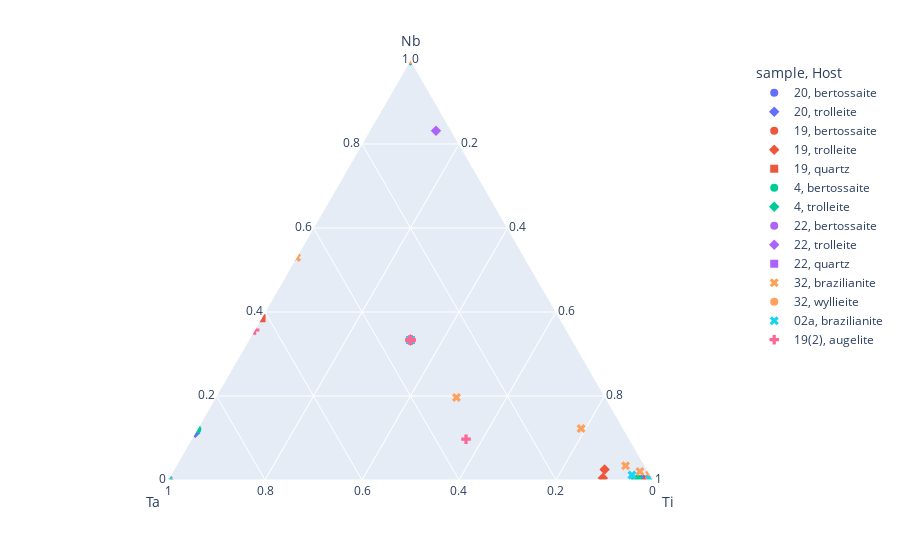

This figure's notebook cell:
### Code cell
#normalization function - written by Bram Paredis
def normalize(data, total=None):
    """Normalize data to 100%"""
    if total is None:
        total = data.sum(axis=1)
    return data.divide(total, axis=0) * 100


A = 'Nb'
B = 'Ta'
C = 'Ti'

#define subset within dataset
df_subset = df_FI.loc[:, [A, B, C]]

#normalize subset using function defined above
df_subset_normalized = normalize(df_subset)
#combine calculated data with metadata
df_subset_normalized[['sample', 'piece', 'field', 'analysis', 'Host', 'Info']] = df_data_bdl[['sample', 'piece', 'field', 'analysis', 'Host', 'Info']]

#ternary plot of normalized subset

fig2 = px.scatter_ternary(df_subset_normalized, a=A, b=B, c=C,
                          hover_data=["piece",'field','analysis',"Info"],
                          symbol = "Host", color="sample")

fig2.update_traces(marker=dict(size=8),
                  selector=dict(mode='markers'))

#fig.write_image("ternary_test.pdf")
fig2.show()

### Figure 1 — Plotly figure (JSON) as saved in the notebook; plotly's stock layout.template omitted (floating-point values rounded to 4 significant figures)
{"data": [{"a": [33.33, 33.33, 33.33, 33.33, 0.141, 33.33, 33.33, 33.33, 33.33, 0.006966, 33.33, 0.2757, 33.33, 33.33, 33.33, 33.33, 0.0008013], "b": [33.33, 33.33, 33.33, 33.33, 0.3927, 33.33, 33.33, 33.33, 33.33, 0.006966, 33.33, 2.011, 33.33, 33.33, 33.33, 33.33, 0.0008013], "c": [33.33, 33.33, 33.33, 33.33, 99.47, 33.33, 33.33, 33.33, 33.33, 99.99, 33.33, 97.71, 33.33, 33.33, 33.33, 33.33, 100.0], "customdata": [["B", 4, 1, ""], ["B", 4, 2, ""], ["B", 4, "3b", ""], ["B", 2, 1, "2shots"], ["B", 2, 2, "maybe-not"], ["B", 2, 3, "3shots"], ["B", 2, 4, "3shots"], ["B", 2, 5, "3shots"], ["B", 2, 7, ""], ["B", 4, 6, ""], ["B", 4, 7, "3shots"], ["B", 4, 9, ""], ["C", 1, 1, "3shots"], ["C", 1, 2, "2shots"], ["C", 1, 4, "2shots"], ["C", 1, 8, "2shots"], ["C", 1, 9, ""]], "hovertemplate": "sample=20<br>Host=bertossaite<br>Nb=%{a}<br>Ta=%{b}<br>Ti=%{c}<br>piece=%{customdata[0]}<br>field=%{customdata[1]}<br>analysis=%{customdata[2]}<br>Info=%{customdata[3]}<extra></extra>", "legendgroup": "20, bertossaite", "marker": {"color": "#636efa", "size": 8, "symbol": "circle"}, "mode": "markers", "name": "20, bertossaite", "showlegend": true, "subplot": "ternary", "type": "scatterternary"}, {"a": [11.22, 0.001722, 0.6261, 33.33, 0.006051, 33.33, 33.33, 0.01584, 33.33, 99.94], "b": [88.77, 0.001722, 0.000855, 33.33, 99.99, 33.33, 33.33, 99.97, 33.33, 0.02863], "c": [0.009092, 100.0, 99.37, 33.33, 0.006051, 33.33, 33.33, 0.01584, 33.33, 0.02863], "customdata": [["J", 1, 1, ""], ["J", 1, "2b", ""], ["J", 1, 3, ""], ["E", 1, 1, "trl-real?"], ["E", 1, 2, "trl"], ["E", 1, 3, "trl"], ["E", 1, 4, "trl"], ["E", 1, 5, "trl-Xtl-rich"], ["E", 1, 7, "trl"], ["E", 1, 8, "trl"]], "hovertemplate": "sample=20<br>Host=trolleite<br>Nb=%{a}<br>Ta=%{b}<br>Ti=%{c}<br>piece=%{customdata[0]}<br>field=%{customdata[1]}<br>analysis=%{customdata[2]}<br>Info=%{customdata[3]}<extra></extra>", "legendgroup": "20, trolleite", "marker": {"color": "#636efa", "size": 8, "symbol": "diamond"}, "mode": "markers", "name": "20, trolleite", "showlegend": true, "subplot": "ternary", "type": "scatterternary"}, {"a": [0.0001458, 0.001439, 33.33, 33.33], "b": [0.0001458, 0.001439, 33.33, 33.33], "c": [100.0, 100.0, 33.33, 33.33], "customdata": [["E", 11, 6, "2shots"], ["E", 11, 7, ""], ["E", 11, 9, "2shots"], ["E", 11, 10, "2shots"]], "hovertemplate": "sample=19<br>Host=bertossaite<br>Nb=%{a}<br>Ta=%{b}<br>Ti=%{c}<br>piece=%{customdata[0]}<br>field=%{customdata[1]}<br>analysis=%{customdata[2]}<br>Info=%{customdata[3]}<extra></extra>", "legendgroup": "19, bertossaite", "marker": {"color": "#EF553B", "size": 8, "symbol": "circle"}, "mode": "markers", "name": "19, bertossaite", "showlegend": true, "subplot": "ternary", "type": "scatterternary"}, {"a": [33.33, 0.002423, 33.33, 33.33, 99.99, 33.33, 2.49, 33.33, 33.33, 7.824e-05, 0.4635, 0.002958, 33.33, 0.001377], "b": [33.33, 100.0, 33.33, 33.33, 0.004155, 33.33, 8.728, 33.33, 33.33, 1.33, 10.11, 99.99, 33.33, 100.0], "c": [33.33, 0.002423, 33.33, 33.33, 0.004155, 33.33, 88.78, 33.33, 33.33, 98.67, 89.43, 0.002958, 33.33, 0.001377], "customdata": [["A", "7b", 6, ""], ["A", "7b", 8, ""], ["A", "7b", 12, ""], ["A", "7b", 7, ""], ["A", "7b", 9, ""], ["A", "7b", 1, ""], ["A", "7b", 11, ""], ["A", "7b", 2, ""], ["B", 1, 2, ""], ["B", 1, 3, ""], ["B", 1, 4, ""], ["B", 1, 5, "trl"], ["B", 1, 6, "trl"], ["B", 1, 7, "trl"]], "hovertemplate": "sample=19<br>Host=trolleite<br>Nb=%{a}<br>Ta=%{b}<br>Ti=%{c}<br>piece=%{customdata[0]}<br>field=%{customdata[1]}<br>analysis=%{customdata[2]}<br>Info=%{customdata[3]}<extra></extra>", "legendgroup": "19, trolleite", "marker": {"color": "#EF553B", "size": 8, "symbol": "diamond"}, "mode": "markers", "name": "19, trolleite", "showlegend": true, "subplot": "ternary", "type": "scatterternary"}, {"a": [38.5, 33.33, 0.7638], "b": [61.47, 33.33, 4.102e-05], "c": [0.03629, 33.33, 99.24], "customdata": [["E", "11b", 2, "Qz-exploded"], ["E", "11b", 3, ""], ["E", "11b", 4, ""]], "hovertemplate": "sample=19<br>Host=quartz<br>Nb=%{a}<br>Ta=%{b}<br>Ti=%{c}<br>piece=%{customdata[0]}<br>field=%{customdata[1]}<br>analysis=%{customdata[2]}<br>Info=%{customdata[3]}<extra></extra>", "legendgroup": "19, quartz", "marker": {"color": "#EF553B", "size": 8, "symbol": "square"}, "mode": "markers", "name": "19, quartz", "showlegend": true, "subplot": "ternary", "type": "scatterternary"}, {"a": [33.33, 33.33, 33.33, 33.33, 0.000268, 0.0003934, 33.33, 0.9823, 12.08, 0.006848, 0.0009707, 0.3138, 33.33, 33.33], "b": [33.33, 33.33, 33.33, 33.33, 2.983, 3.73, 33.33, 0.007765, 87.92, 99.99, 0.0009707, 3.038, 33.33, 33.33], "c": [33.33, 33.33, 33.33, 33.33, 97.02, 96.27, 33.33, 99.01, 0.006039, 0.006848, 100.0, 96.65, 33.33, 33.33], "customdata": [["A", 3, 1, "bts"], ["A", 3, 2, "bts"], ["A", 3, 3, "bts"], ["A", 3, 4, "bts"], ["A", 3, 5, "bts"], ["A", 3, 6, "bts"], ["A", 3, 8, "bts"], ["B", 6, 1, ""], ["B", 6, 6, "3shots"], ["B", 6, 9, ""], ["B", 7, 1, "2shots"], ["B", 7, 2, "2shots"], ["B", 7, 3, ""], ["B", 7, 5, "2shots"]], "hovertemplate": "sample=4<br>Host=bertossaite<br>Nb=%{a}<br>Ta=%{b}<br>Ti=%{c}<br>piece=%{customdata[0]}<br>field=%{customdata[1]}<br>analysis=%{customdata[2]}<br>Info=%{customdata[3]}<extra></extra>", "legendgroup": "4, bertossaite", "marker": {"color": "#00cc96", "size": 8, "symbol": "circle"}, "mode": "markers", "name": "4, bertossaite", "showlegend": true, "subplot": "ternary", "type": "scatterternary"}, {"a": [0.01456, 0.01026, 33.33, 99.9, 33.33], "b": [99.97, 99.98, 33.33, 0.04772, 33.33], "c": [0.01456, 0.01026, 33.33, 0.04772, 33.33], "customdata": [["B", 5, 1, "trl"], ["C", 8, 1, ""], ["C", 8, 3, ""], ["C", 8, 4, "2shots"], ["C", 8, 5, ""]], "hovertemplate": "sample=4<br>Host=trolleite<br>Nb=%{a}<br>Ta=%{b}<br>Ti=%{c}<br>piece=%{customdata[0]}<br>field=%{customdata[1]}<br>analysis=%{customdata[2]}<br>Info=%{customdata[3]}<extra></extra>", "legendgroup": "4, trolleite", "marker": {"color": "#00cc96", "size": 8, "symbol": "diamond"}, "mode": "markers", "name": "4, trolleite", "showlegend": true, "subplot": "ternary", "type": "scatterternary"}, {"a": [33.33, 33.33, 33.33, 33.33], "b": [33.33, 33.33, 33.33, 33.33], "c": [33.33, 33.33, 33.33, 33.33], "customdata": [["C", 2, 1, ""], ["C", 2, 2, ""], ["C", 2, 3, "2shots"], ["C", 3, 4, "3shots"]], "hovertemplate": "sample=22<br>Host=bertossaite<br>Nb=%{a}<br>Ta=%{b}<br>Ti=%{c}<br>piece=%{customdata[0]}<br>field=%{customdata[1]}<br>analysis=%{customdata[2]}<br>Info=%{customdata[3]}<extra></extra>", "legendgroup": "22, bertossaite", "marker": {"color": "#ab63fa", "size": 8, "symbol": "circle"}, "mode": "markers", "name": "22, bertossaite", "showlegend": true, "subplot": "ternary", "type": "scatterternary"}, {"a": [0.003766, 33.33, 0.0004717, 33.33, 33.33, 33.33, 83.14], "b": [99.99, 33.33, 0.0004717, 33.33, 33.33, 33.33, 3.175], "c": [0.003766, 33.33, 100.0, 33.33, 33.33, 33.33, 13.69], "customdata": [["A", 2, 1, ""], ["A", 2, 2, ""], ["A", 3, 1, ""], ["A", 3, 4, ""], ["A", 3, 5, ""], ["A", "3b", 1, ""], ["A", "3b", 2, ""]], "hovertemplate": "sample=22<br>Host=trolleite<br>Nb=%{a}<br>Ta=%{b}<br>Ti=%{c}<br>piece=%{customdata[0]}<br>field=%{customdata[1]}<br>analysis=%{customdata[2]}<br>Info=%{customdata[3]}<extra></extra>", "legendgroup": "22, trolleite", "marker": {"color": "#ab63fa", "size": 8, "symbol": "diamond"}, "mode": "markers", "name": "22, trolleite", "showlegend": true, "subplot": "ternary", "type": "scatterternary"}, {"a": [33.33], "b": [33.33], "c": [33.33], "customdata": [["B", "1b", 1, "qz"]], "hovertemplate": "sample=22<br>Host=quartz<br>Nb=%{a}<br>Ta=%{b}<br>Ti=%{c}<br>piece=%{customdata[0]}<br>field=%{customdata[1]}<br>analysis=%{customdata[2]}<br>Info=%{customdata[3]}<extra></extra>", "legendgroup": "22, quartz", "marker": {"color": "#ab63fa", "size": 8, "symbol": "square"}, "mode": "markers", "name": "22, quartz", "showlegend": true, "subplot": "ternary", "type": "scatterternary"}, {"a": [33.33, 33.33, 0.03353, 1.325, 1.206, 53.0, 33.33, 3.374, 0.0006446, 19.63, 0.006001, 0.007318, 0.001504, 2.046, 12.26], "b": [33.33, 33.33, 99.93, 0.0007409, 0, 47.0, 33.33, 3.964, 0.7137, 30.71, 99.99, 0.007318, 0.001504, 1.67, 8.687], "c": [33.33, 33.33, 0.03353, 98.67, 98.79, 0.007333, 33.33, 92.66, 99.29, 49.65, 0.006001, 99.99, 100.0, 96.28, 79.05], "customdata": [["A", 1, 1, ""], ["A", 1, 3, "2shots"], ["A", 1, 6, "3shots"], ["A", 1, 9, "2shots"], ["A", 1, 11, "3shots"], ["B", 1, 1, ""], ["B", 1, 2, ""], ["B", 1, 3, ""], ["B", 1, 4, ""], ["B", 1, 5, ""], ["B", 1, 6, ""], ["B", 2, 6, ""], ["B", 2, 7, ""], ["B", 2, 8, ""], ["B", 2, "9b", ""]], "hovertemplate": "sample=32<br>Host=brazilianite<br>Nb=%{a}<br>Ta=%{b}<br>Ti=%{c}<br>piece=%{customdata[0]}<br>field=%{customdata[1]}<br>analysis=%{customdata[2]}<br>Info=%{customdata[3]}<extra></extra>", "legendgroup": "32, brazilianite", "marker": {"color": "#FFA15A", "size": 8, "symbol": "x"}, "mode": "markers", "name": "32, brazilianite", "showlegend": true, "subplot": "ternary", "type": "scatterternary"}, {"a": [0.001825, 33.33, 99.97, 0.02725, 33.33, 33.33, 33.33], "b": [0, 33.33, 0.01387, 0.02725, 33.33, 33.33, 33.33], "c": [100.0, 33.33, 0.01387, 99.95, 33.33, 33.33, 33.33], "customdata": [["AII", "C", 1, ""], ["AII", "C", 2, ""], ["AII", "C", 4, ""], ["AII", "C", 5, ""], ["AII", "C", 6, ""], ["AII", "C", 7, ""], ["AII", "C", 8, ""]], "hovertemplate": "sample=32<br>Host=wyllieite<br>Nb=%{a}<br>Ta=%{b}<br>Ti=%{c}<br>piece=%{customdata[0]}<br>field=%{customdata[1]}<br>analysis=%{customdata[2]}<br>Info=%{customdata[3]}<extra></extra>", "legendgroup": "32, wyllieite", "marker": {"color": "#FFA15A", "size": 8, "symbol": "circle"}, "mode": "markers", "name": "32, wyllieite", "showlegend": true, "subplot": "ternary", "type": "scatterternary"}, {"a": [1.164, 0.01008, 0.00047, 33.33, 0.1046, 0, 33.33], "b": [3.752, 99.98, 0.00047, 33.33, 0.5719, 0.00344, 33.33], "c": [95.08, 0.01008, 100.0, 33.33, 99.32, 100.0, 33.33], "customdata": [["B", 3, 1, ""], ["B", 3, 2, ""], ["B", 3, 3, ""], ["B", 3, 4, ""], ["B", 3, 5, ""], ["B", 3, 6, ""], ["B", 4, 1, ""]], "hovertemplate": "sample=02a<br>Host=brazilianite<br>Nb=%{a}<br>Ta=%{b}<br>Ti=%{c}<br>piece=%{customdata[0]}<br>field=%{customdata[1]}<br>analysis=%{customdata[2]}<br>Info=%{customdata[3]}<extra></extra>", "legendgroup": "02a, brazilianite", "marker": {"color": "#19d3f3", "size": 8, "symbol": "x"}, "mode": "markers", "name": "02a, brazilianite", "showlegend": true, "subplot": "ternary", "type": "scatterternary"}, {"a": [9.717, 33.33, 33.33, 33.33, 33.33, 35.71, 33.33, 33.33, 33.33, 33.33, 33.33, 33.33], "b": [33.69, 33.33, 33.33, 33.33, 33.33, 64.29, 33.33, 33.33, 33.33, 33.33, 33.33, 33.33], "c": [56.59, 33.33, 33.33, 33.33, 33.33, 0.0004266, 33.33, 33.33, 33.33, 33.33, 33.33, 33.33], "customdata": [["A", 2, 3, ""], ["A", 2, 4, ""], ["A", 2, 5, ""], ["A", 2, 6, ""], ["A", 2, 7, "true?"], ["A", 1, 1, ""], ["A", 1, 7, "2shots"], ["A", 1, 8, "2shots"], ["A", 1, 9, ""], ["A", 1, 10, ""], ["A", "1b", 1, ""], ["A", "2b", 1, ""]], "hovertemplate": "sample=19(2)<br>Host=augelite<br>Nb=%{a}<br>Ta=%{b}<br>Ti=%{c}<br>piece=%{customdata[0]}<br>field=%{customdata[1]}<br>analysis=%{customdata[2]}<br>Info=%{customdata[3]}<extra></extra>", "legendgroup": "19(2), augelite", "marker": {"color": "#FF6692", "size": 8, "symbol": "cross"}, "mode": "markers", "name": "19(2), augelite", "showlegend": true, "subplot": "ternary", "type": "scatterternary"}], "layout": {"legend": {"title": {"text": "sample, Host"}, "tracegroupgap": 0}, "margin": {"t": 60}, "ternary": {"aaxis": {"title": {"text": "Nb"}}, "baxis": {"title": {"text": "Ta"}}, "caxis": {"title": {"text": "Ti"}}, "domain": {"x": [0, 1], "y": [0, 1]}}}}
